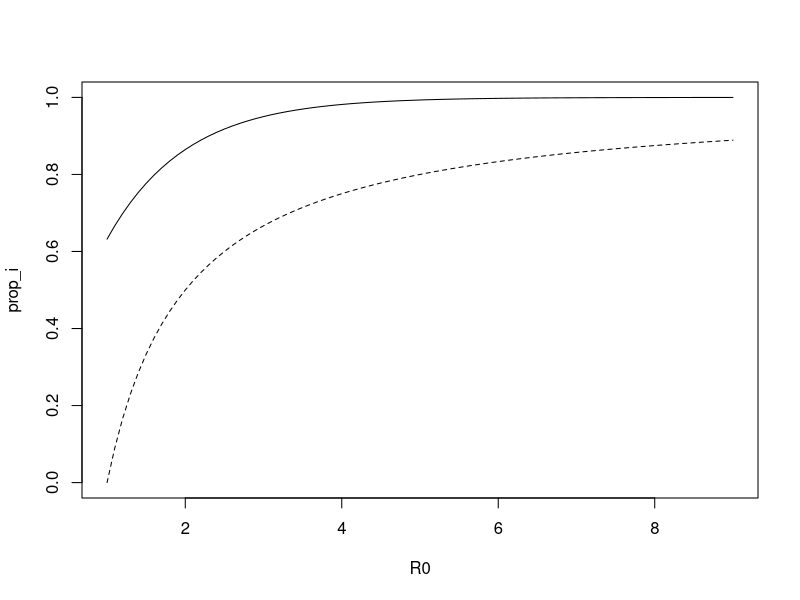
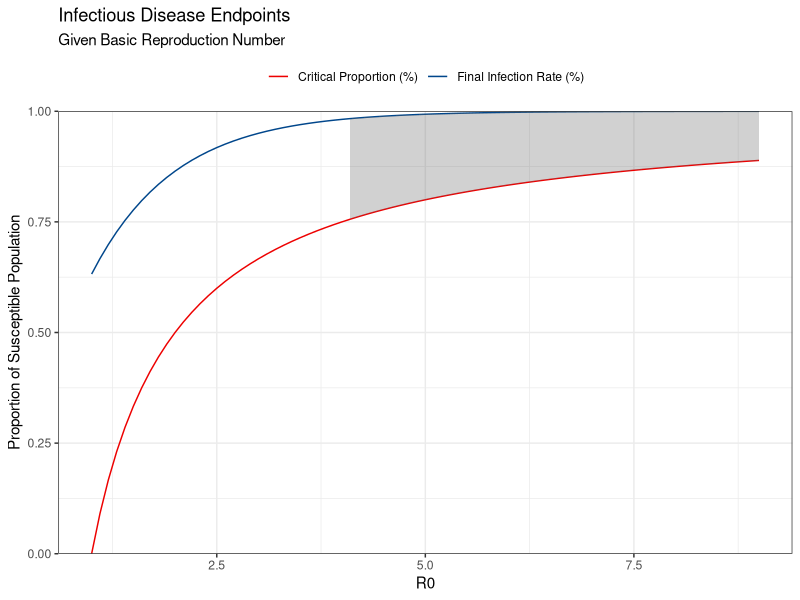

Here is the R script that generated these plots, in order:
# Delta Overdispersion

R0 <- seq( 4, 9, .1)

k <- .2

rnbinom(100, size = k, mu = 9)

epi_param <- function(R0, k = .2){
    data.frame(
        R0 = R0,
        hit = 1-1/R0,
        prop_i = 1-exp(-R0),
        q50 = qnbinom(.5,  size = k,  mu = R0),
        q80 = qnbinom(.8,  size = k,  mu = R0)
    )
}

out <- do.call(rbind, lapply(seq(1,9,.1), epi_param))

plot(prop_i ~ R0, ylim = c(0,1),data = out, type = "l")
with(out, lines(R0, hit, lty = 2))

library(ggplot2)
library(ggsci)
library(dplyr)

hit <- function(R0){
    1- 1/R0
}

prop_i <- function(R0){
    1-exp(-R0)
}

out  %>%
dplyr::select(R0, hit, prop_i) %>% 
  tidyr::gather(metric, value, - R0) %>% 
  ggplot()+
  geom_line(aes(R0,value, color = metric))+
  theme_bw()+
  scale_color_manual(labels = c("Critical Proportion (%)",
  "Final Infection Rate (%)"),
                      values = c(pal_lancet()(3)[2], pal_lancet()(3)[1])) +
 theme(legend.position = "top") +
 geom_ribbon(data = subset(out, R0 > 4), 
             aes(ymin = hit, ymax = prop_i, x = R0), 
             fill = "grey40", alpha = .3)+
             labs(
                 title = "Infectious Disease Endpoints",
                 subtitle = "Given Basic Reproduction Number",
                 x = "R0",
                 y = "Proportion of Susceptible Population",
                 color = NULL
             )+
             scale_y_continuous(limits = c(0,1), expand = c(0,0))